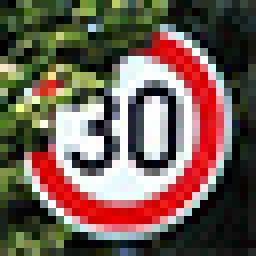
#> input picture extraSigns/GER_30_obstructed1.jpg, 32 x 32 px (shown 8 times larger); its folder holds only this picture in this run
$ jupyter execute --allow-errors Traffic_Signs_Recognition.ipynb   (shell and % lines are left out)
#> lines starting #> are read from the running program, lines starting #| are printed output that depends on the picture
# Self-Driving Car Engineer Nanodegree

## Deep Learning

## Project: Build a Traffic Sign Recognition Classifier

In this notebook, a template is provided for you to implement your functionality in stages which is required to successfully complete this project. If additional code is required that cannot be included in the notebook, be sure that the Python code is successfully imported and included in your submission, if necessary. Sections that begin with **'Implementation'** in the header indicate where you should begin your implementation for your project. Note that some sections of implementation are optional, and will be marked with **'Optional'** in the header.

In addition to implementing code, there will be questions that you must answer which relate to the project and your implementation. Each section where you will answer a question is preceded by a **'Question'** header. Carefully read each question and provide thorough answers in the following text boxes that begin with **'Answer:'**. Your project submission will be evaluated based on your answers to each of the questions and the implementation you provide.

>**Note:** Code and Markdown cells can be executed using the **Shift + Enter** keyboard shortcut. In addition, Markdown cells can be edited by typically double-clicking the cell to enter edit mode.

---
## Step 0: Load The Data

[cell 1]
# Load pickled data
import pickle

# TODO: Fill this in based on where you saved the training and testing data

training_file = 'train.p'
testing_file = 'test.p'

#> (the rest of this cell did not finish here and is left out)

---

## Step 1: Dataset Summary & Exploration

The pickled data is a dictionary with 4 key/value pairs:

- `'features'` is a 4D array containing raw pixel data of the traffic sign images, (num examples, width, height, channels).
- `'labels'` is a 2D array containing the label/class id of the traffic sign. The file `signnames.csv` contains id -> name mappings for each id.
- `'sizes'` is a list containing tuples, (width, height) representing the the original width and height the image.
- `'coords'` is a list containing tuples, (x1, y1, x2, y2) representing coordinates of a bounding box around the sign in the image. **THESE COORDINATES ASSUME THE ORIGINAL IMAGE. THE PICKLED DATA CONTAINS RESIZED VERSIONS (32 by 32) OF THESE IMAGES**

Complete the basic data summary below.

[cell 2]
### Replace each question mark with the appropriate value.
import numpy as np
# TODO: Number of training examples
#> (the rest of this cell did not finish here and is left out)

Visualize the German Traffic Signs Dataset using the pickled file(s). This is open ended, suggestions include: plotting traffic sign images, plotting the count of each sign, etc.

The [Matplotlib](http://matplotlib.org/) [examples](http://matplotlib.org/examples/index.html) and [gallery](http://matplotlib.org/gallery.html) pages are a great resource for doing visualizations in Python.

**NOTE:** It's recommended you start with something simple first. If you wish to do more, come back to it after you've completed the rest of the sections.

[cell 3]
### Data exploration visualization goes here.
### Feel free to use as many code cells as needed.
import matplotlib.pyplot as plt
import math
# Visualizations will be shown in the notebook.

# read in sign dictionary from CSV
signDict = {}
with open('signnames.csv') as f:
#> (reads signnames.csv from the repository)
    next(f)
    for line in f:
        key = line.split(',')[0]
        value = line.split(',')[1][:-1] # -1 to ignore carriage return
        signDict[key] = value

# plot count of each sign in training set
#plt.figure(0)
fig, ax = plt.subplots()
#> (the rest of this cell did not finish here and is left out)

----

## Step 2: Design and Test a Model Architecture

Design and implement a deep learning model that learns to recognize traffic signs. Train and test your model on the [German Traffic Sign Dataset](http://benchmark.ini.rub.de/?section=gtsrb&subsection=dataset).

There are various aspects to consider when thinking about this problem:

- Neural network architecture
- Play around preprocessing techniques (normalization, rgb to grayscale, etc)
- Number of examples per label (some have more than others).
- Generate fake data.

Here is an example of a [published baseline model on this problem](http://yann.lecun.com/exdb/publis/pdf/sermanet-ijcnn-11.pdf). It's not required to be familiar with the approach used in the paper but, it's good practice to try to read papers like these.

**NOTE:** The LeNet-5 implementation shown in the [classroom](https://classroom.udacity.com/nanodegrees/nd013/parts/fbf77062-5703-404e-b60c-95b78b2f3f9e/modules/6df7ae49-c61c-4bb2-a23e-6527e69209ec/lessons/601ae704-1035-4287-8b11-e2c2716217ad/concepts/d4aca031-508f-4e0b-b493-e7b706120f81) at the end of the CNN lesson is a solid starting point. You'll have to change the number of classes and possibly the preprocessing, but aside from that it's plug and play!

### Implementation

Use the code cell (or multiple code cells, if necessary) to implement the first step of your project. Once you have completed your implementation and are satisfied with the results, be sure to thoroughly answer the questions that follow.

[cell 4]
### Preprocess the data here.
### Feel free to use as many code cells as needed.
import tensorflow as tf
from sklearn.preprocessing import normalize
import cv2

# more efficient RGB to greyscale conversion. From:
# http://stackoverflow.com/questions/12201577/how-can-i-convert-an-rgb-image-into-grayscale-in-python
# added default scale of 0..255 to -0.5..0.5
# added normalization
def rgb2gray(rgb, normalize = False):
    # RGB to Luminance
    rF = 0.299
    gF = 0.587
    bF = 0.114
    grey =  np.dot(rgb[...,:3], [rF, gF, bF])
    if normalize:
        # per image, normalize via min-max scaling
        for i in range(len(grey)):
            a = -0.5
            b = 0.5
            greyscale_min = np.amin(grey[i])
            greyscale_max = np.amax(grey[i])
            grey[i] = a + ( ( (grey[i] - greyscale_min)*(b - a) )/( greyscale_max - greyscale_min ) )
    return grey


#> (the rest of this cell did not finish here and is left out)

### Question 1

Describe how you preprocessed the data. Why did you choose that technique?

**Answer:**

I converted the training and test data to greyscale (YUV conversion, stripping U and V).

Traffic signs are unique and there are no two traffic signs that are only distinguishable by color (at least not in Germany). Eliminating color information (two of the three data channels) seemed reasonable.

The resulting greyscale values were normalized to be between -0.5 to 0.5 and centered around 0.0 in order to keep the problem well-conditioned.

[cell 5]
import cv2
import random

# [19 lines left out: function jitterImg, not called in this run]

[cell 6]
### Generate data additional data (OPTIONAL!)
### and split the data into training/validation/testing sets here.
### Feel free to use as many code cells as needed.

from sklearn.model_selection import train_test_split
from sklearn.utils import shuffle

#> (the rest of this cell did not finish here and is left out)

### Question 2

_Describe how you set up the training, validation and testing data for your model. **Optional**: If you generated additional data, how did you generate the data? Why did you generate the data? What are the differences in the new dataset (with generated data) from the original dataset?_

**Answer:**

From several online papers about this particular training set, I gathered that images for each sign came from individual 30-frame videos. I checked the number of samples (all divisible by 30) and looked at random 30-frame intervals of images - and the version of the data that came with this problem is still divided the same way.
This has implications on the creation of the validation set - I *intended* to make sure that I don't use images from the same 30-frame sequence in both training and validation sets. However, data that belongs label #33 was not divisible by 30, so part of that sequence was clearly missing (which made me doubt if there aren't more missing/extra frame across the data).

Due to that uncertainty, I ended up going with a random split of the training set to create the validation set. My validation set consists of 7,842 samples (20% of training set). I used the stratify flag in train_test_split in order to keep the relative occurence of each sign the same across the validation and training set.

Taking a cue from the Lecun paper, I jittered the test data to introduce more real-world variance. For each image, I added 4 transformed versions of the original training set, yielding 125,468 samples in total. Samples are randomly perturbed in position ([-2,2] pixels), in scale ([.9,1.1] ratio) and rotation ([-15,+15] degrees).

[cell 7]
### Define your architecture here.
### Feel free to use as many code cells as needed.

from tensorflow.contrib.layers import flatten

# [55 lines left out: function convNet, not called in this run]
    # 43

### Question 3

_What does your final architecture look like? (Type of model, layers, sizes, connectivity, etc.)  For reference on how to build a deep neural network using TensorFlow, see [Deep Neural Network in TensorFlow
](https://classroom.udacity.com/nanodegrees/nd013/parts/fbf77062-5703-404e-b60c-95b78b2f3f9e/modules/6df7ae49-c61c-4bb2-a23e-6527e69209ec/lessons/b516a270-8600-4f93-a0a3-20dfeabe5da6/concepts/83a3a2a2-a9bd-4b7b-95b0-eb924ab14432) from the classroom._

**Answer:**
My architecture has seven hidden layers:

INPUT -> 32x32x1
Convolution (3x3 filter) -> 32x32x50
Convolution (3x3 filter) -> 32x32x50
MaxPool -> 16x16x50
Convolution (3x3 filter) -> 16x16x100
Convolution (3x3 filter) -> 32x32x50
MaxPool -> 8x8x100
Fully Connected -> 1000
OUTPUT

I ran into overfitting issues at higher epochs and solved those by adding Dropout to the fully connected layer.

[cell 8]
### Train your model here.
### Feel free to use as many code cells as needed.

from sklearn.preprocessing import OneHotEncoder
import tqdm
import os

EPOCHS = 150
BATCH_SIZE = 50
LEARNING_RATE = 0.001
DROPOUT_RATE = 0.5

# 32x32x1, grayscale images
#> (the rest of this cell did not finish here and is left out)

[cell 9]
file = '/convNet_50Cx50CxMx100Cx100CxMx1000F_50Drop.ckpt'
save_file = os.getcwd() + file
#> (the rest of this cell did not finish here and is left out)

### Question 4

_How did you train your model? (Type of optimizer, batch size, epochs, hyperparameters, etc.)_

**Answer:**
Type of optimizer: AdamOptimizer (to take advantage of Momentum and Adaptive Learning Rate)
Batch size = 50
Epochs = 200
Learning Rate = 0.001
Dropout Rate: 0.5

### Question 5

_What approach did you take in coming up with a solution to this problem? It may have been a process of trial and error, in which case, outline the steps you took to get to the final solution and why you chose those steps. Perhaps your solution involved an already well known implementation or architecture. In this case, discuss why you think this is suitable for the current problem._

**Answer:**
I started with the LeNet implementation from our class and added layers/neurons iteratively.
To get an idea of the general performance of my model, I started out making larger tweaks at small Epochs (<10). Once those initial results seemed promising, I would do a test run with a larger number of Epochs until I arrived at my current network.

- Setting up tensorflow-gpu on my local PC (Windows 10) made it much easier to work with this project and enabled me to iterate within a reasonable timeframe.
- Using Truncate Normal for all variables (no zero() ), and tightening the standard deviation to 0.2 instead of the 1.0 default seemed to help quite a bit, too.
- The largest jump in test accuracy came from introducing Dropout - whereas before my test accuracy was tracking my validation accuracy within about 10% (and would simetimes succumb to overfitting), that gap closed to about 5%.

**I ended up with a test accuracy of 96.8%.**

---

### Step 3: Test a Model on New Images

Take several pictures of traffic signs that you find on the web or around you (at least five), and run them through your classifier on your computer to produce example results. The classifier might not recognize some local signs but it could prove interesting nonetheless.

You may find `signnames.csv` useful as it contains mappings from the class id (integer) to the actual sign name.

### Implementation

Use the code cell (or multiple code cells, if necessary) to implement the first step of your project. Once you have completed your implementation and are satisfied with the results, be sure to thoroughly answer the questions that follow.

[cell 10]
### Load the images and plot them here.
### Feel free to use as many code cells as needed.
import matplotlib.image as mpimg
import glob

os.listdir("extraSigns/")
image_list = glob.glob('extraSigns/*.jpg')
imgIndex = 0
subplotX = 1
subplotY = len(image_list)
newImgData = []
for each in image_list:
    img = mpimg.imread(each)
#> img is the input picture: shape (32, 32, 3); mean R, G, B 112.6, 93.1, 82.2
    newImgData.append(img)
    plt.subplot(subplotX, subplotY, imgIndex+1)
    plt.imshow(img)
    plt.axis('off')
    plt.imshow(img)
    imgIndex += 1
newImgData = np.asarray(newImgData)
plt.show()
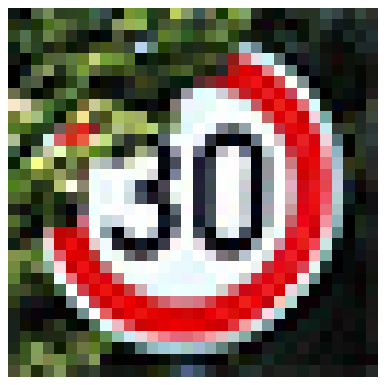
#> figure drawn by matplotlib, 1 panel

[cell 11]
# prep image data
print('prepping image data')
print(newImgData.shape)
#| (1, 32, 32, 3)
X_newImgData = rgb2gray(newImgData[:][:], normalize = True)
#> the loop in rgb2gray, `for i in range(len(grey)):` made 1 pass
#> (a, b, greyscale_min, greyscale_max) on pass 1: (-0.5, 0.5, 0, 255)
print(X_newImgData.shape)
#| (1, 32, 32)
imgIndex = 0
subplotX = 1
subplotY = len(image_list)
for each in X_newImgData:
    plt.subplot(subplotX, subplotY, imgIndex+1)
    plt.imshow(img)
    plt.axis('off')
    plt.imshow(each, cmap = plt.get_cmap('gray'), vmin=-0.5, vmax=0.5)
    imgIndex += 1
#> this loop made 1 pass
#> imgIndex on pass 1: 1
#> after the loop, imgIndex = 1
plt.show()
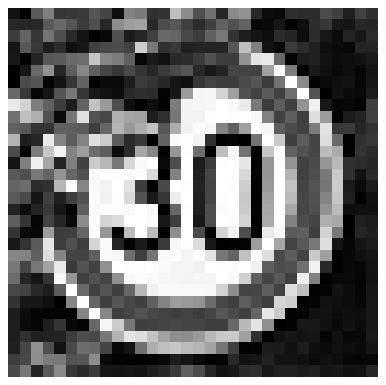
#> figure drawn by matplotlib, 1 panel
